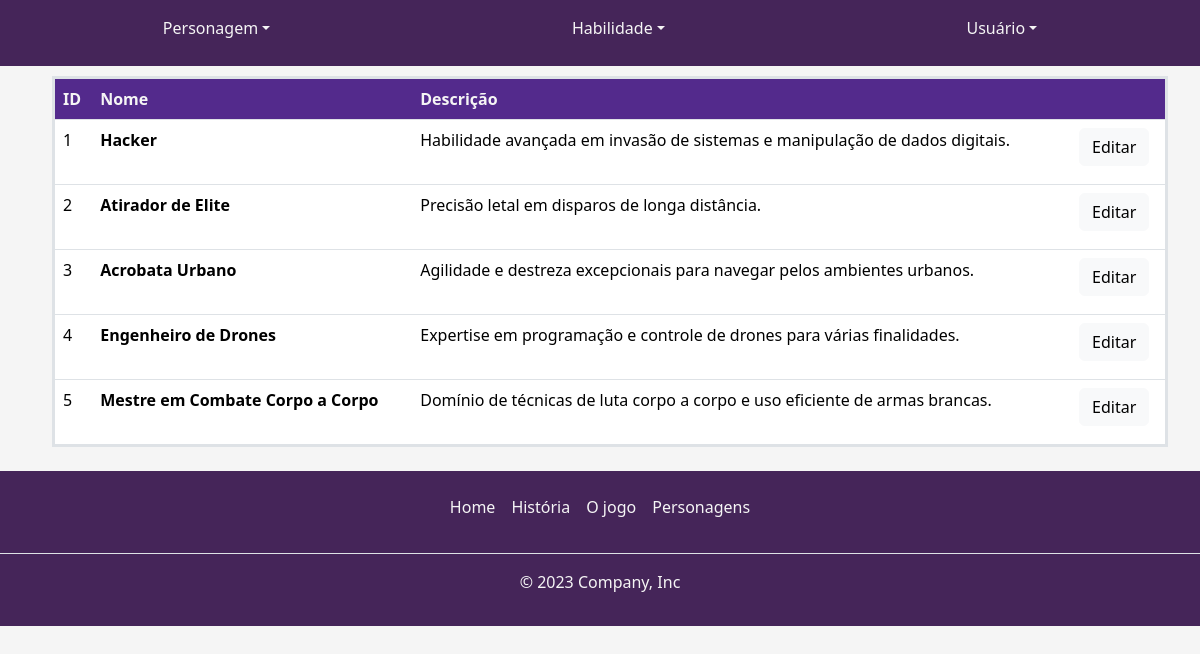
Page /admin/habilidades on the committed database.
### tables this page shows
CREATE TABLE habilidades (
  id integer primary key autoincrement,
  nome text not null,
  descricao text not null
  );

### app.py (the view)
@app.route("/admin/habilidades")
def home_habilidade_admin():
    lista_habilidades = db_utils.retornar_habilidades()
    return render_template("admin/listar-habilidades.html", habilidades=lista_habilidades)

### db_utils.py (called while the page is built)
def retornar_habilidades():
    try:
        conn = sqlite3.connect("database.db")
        cursor = conn.cursor()
        sql_select = "SELECT * FROM habilidades"
        cursor.execute(sql_select)
        habilidades = cursor.fetchall()
        conn.close()
        return habilidades
    except:
        return False

### templates/admin/listar-habilidades.html
{% extends 'base-admin.html' %}
{% block content %}
<div>
    <table class="table">
        <thead>
            <tr>
                <th>ID</th>
                <th>Nome</th>
                <th>Descrição</th>
                <th></th>
            </tr>
        </thead>
        <tbody>
            {% for id, nome, descricao in habilidades %}
            <tr>
                <td>{{ id }}</td>
                <td><strong>{{ nome }}</strong></td>
                <td>{{ descricao }}</td>
                <td><a class="btn btn-light" href="{{ url_for('editar_habilidade', id = id)}}">Editar</a></td>
            </tr>
            {% endfor %}
        </tbody>
    </table>
</div>
{% endblock %}

### static/css/base-admin.css (style rules this page uses)
* { margin: 0; font-family: inherit; box-sizing: border-box; }
body { background-color: whitesmoke; margin: 0; color: black; }
:root { --rosa: #E052F2; --roxo: #452559; --lilas: #532A8C; --preto: #0A0A0D; --verde: #0D8C75; }
.table th, td { color: whitesmoke; background-color: #532A8C; align-items: center; }
table { margin:10px; border:3px solid #532A8C; border-radius: 20px; }
.table th, td, tr { color: whitesmoke; background-color: #532A8C; align-items: center; }
input, a { margin-bottom: 10px; }
a { text-decoration: none; }

### rows in the picture
habilidades: id "1", nome "Hacker", descricao "Habilidade avançada em invasão de sistemas e manipulação de dados digitais."
habilidades: id "2", nome "Atirador de Elite", descricao "Precisão letal em disparos de longa distância."
habilidades: id "3", nome "Acrobata Urbano", descricao "Agilidade e destreza excepcionais para navegar pelos ambientes urbanos."
habilidades: id "4", nome "Engenheiro de Drones", descricao "Expertise em programação e controle de drones para várias finalidades."
habilidades: id "5", nome "Mestre em Combate Corpo a Corpo", descricao "Domínio de técnicas de luta corpo a corpo e uso eficiente de armas brancas."
